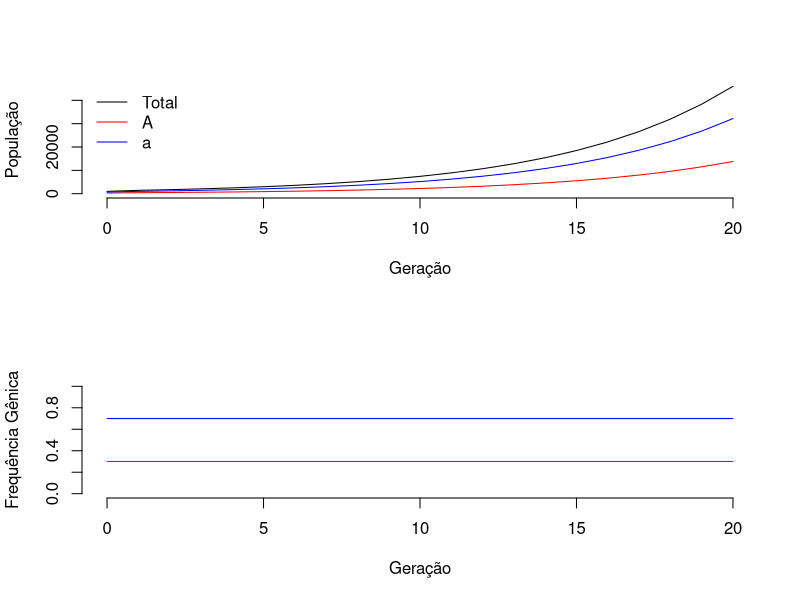
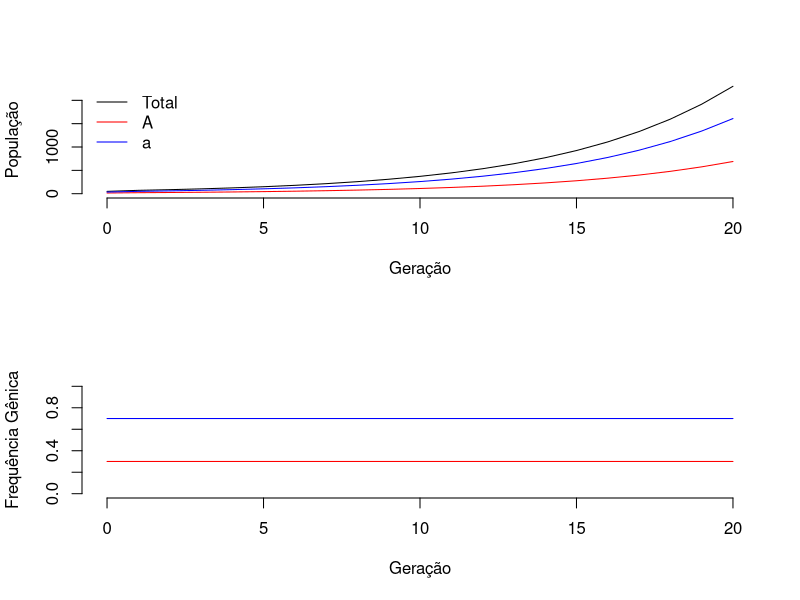
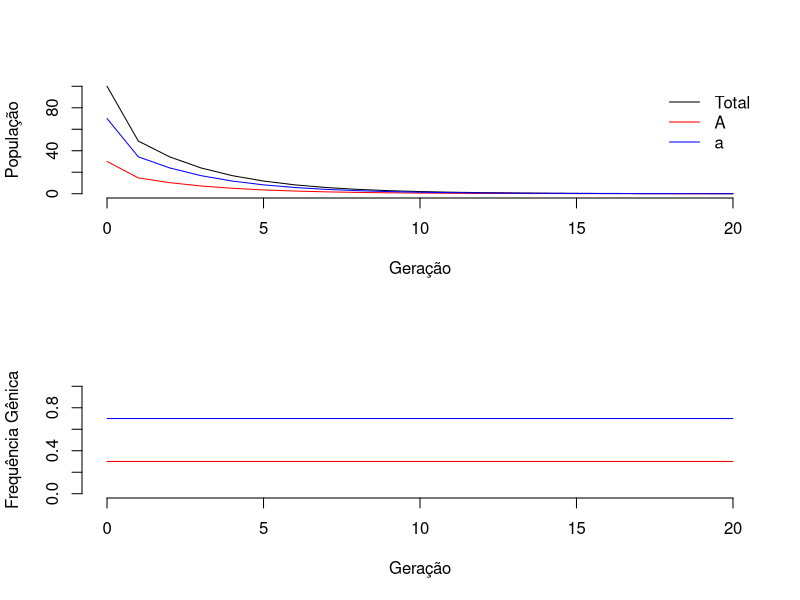
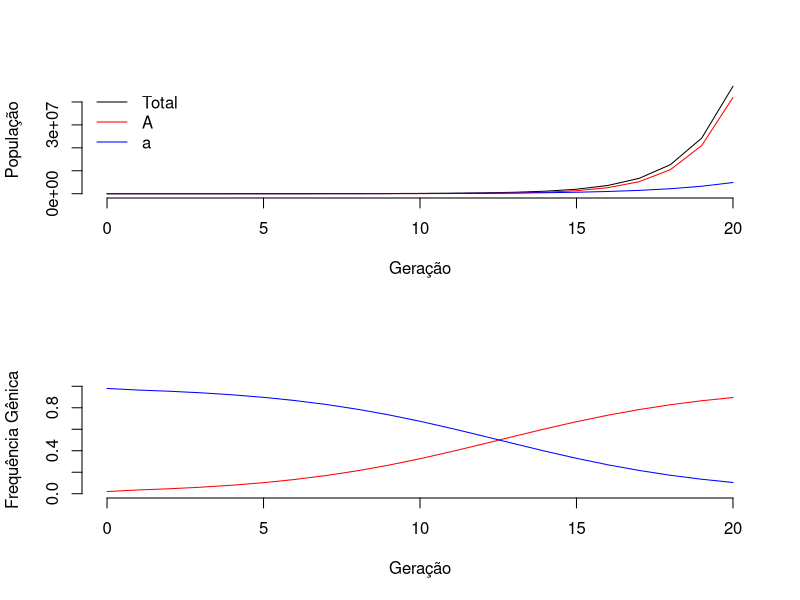
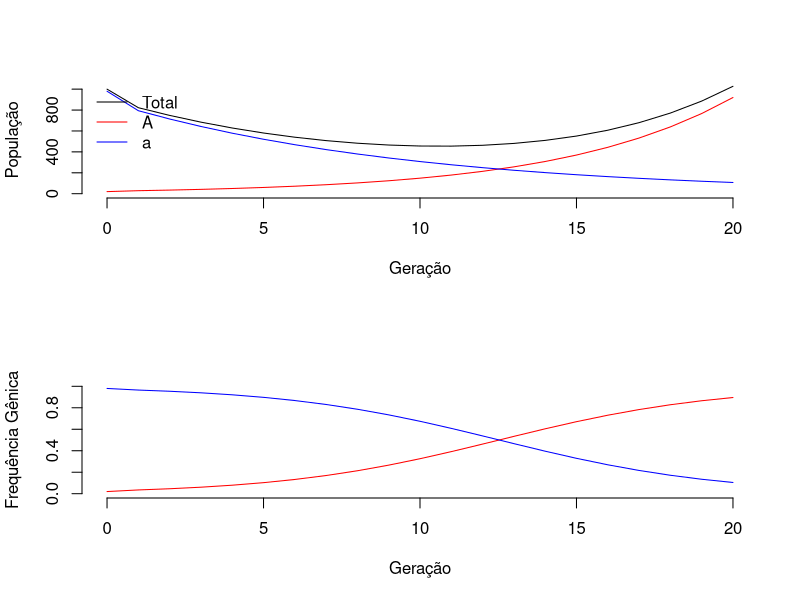
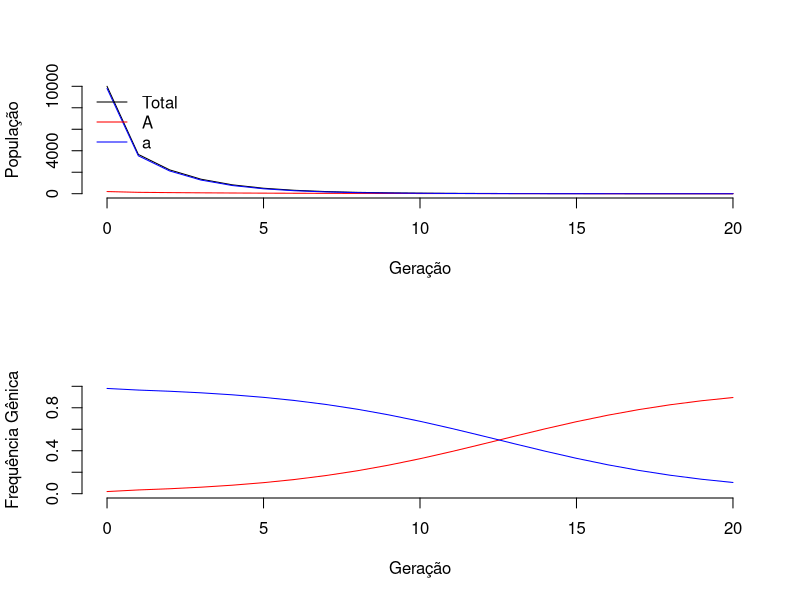

Generate these figures, in order, with R:
# **************************************************
# Condições iniciais
# **************************************************

N0      <- 1000 # População inicial
rate_A  <- 1.2  # Taxa de crescimento do alelo "A"
rate_a  <- 1.2  # Taxa de crescimento do alelo "a"
fA      <- 0.3  # Frequência do alelo "A"
max_gen <- 20   # Número de gerações a simular

# **************************************************
# Calculando variáveis derivadas
# **************************************************

fa   <- 1.0 - fA  # Frequência do alelo "a"
NA_0 <- N0 * fA   # População inicial do alelo "A"
Na_0 <- N0 * fa   # Polulação inicial do alelo "a"

# **************************************************
# Simulação
# **************************************************

evosimu<-function(N0,rate_A,rate_a,fA,max_gen) {
    fa <-1.0-fA
    NA_0<- N0 * fA
    Na_0<- N0 * fa

    resultado<-matrix(NA,ncol=5,nrow=max_gen+1)
    colnames(resultado)<-c("Nt","NA_t","Na_t","fA_t","fa_t")
    resultado[1,]<-c(N0,NA_0,Na_0,fA,fa)

    for(t in 2:(max_gen+1)) {
        resultado[t,"NA_t"] = NA_0 * (rate_A ^ t)
        resultado[t,"Na_t"] = Na_0 * (rate_a ^ t)
        resultado[t,"Nt"] =  resultado[t,"NA_t"] + resultado[t,"Na_t"]
        resultado[t,"fA_t"] =  resultado[t,"NA_t"] / resultado[t,"Nt"]
        resultado[t,"fa_t"] = resultado[t,"Na_t"] / resultado[t,"Nt"]
    }
    return(resultado)
}

evosimu(N0=N0,rate_A=rate_A,rate_a=rate_a,fA=fA,max_gen=10)

saida<-evosimu(N0=N0,rate_A=rate_A,rate_a=rate_a,fA=fA,max_gen=max_gen)

layout(matrix(c(1,2),nrow=2,ncol=1))
plot(0:max_gen,saida[,"Nt"],frame=F,xlab="Geração",ylab="População",type="l",ylim=c(0,max(saida[,"Nt"])))
points(0:max_gen,saida[,"NA_t"],type="l",col="red")
points(0:max_gen,saida[,"Na_t"],type="l",col="blue")
legend("topleft",col=c("black","red","blue"),lty=1,legend=c("Total","A","a"),bty="n")
plot(0:max_gen,saida[,"fA_t"],frame=F,xlab="Geração",ylab="Frequência Gênica",type="l",ylim=c(0,1),col="red")
points(0:max_gen,saida[,"fa_t"],type="l",col="blue")

#N0 = 50     rate_A = 1.2  rate_a = 1.2  fA = 0.3
saida<-evosimu(N0=50,rate_A=1.2,rate_a=1.2,fA=0.3,max_gen=20)

layout(matrix(c(1,2),nrow=2,ncol=1))
plot(0:max_gen,saida[,"Nt"],frame=F,xlab="Geração",ylab="População",type="l",ylim=c(0,max(saida[,"Nt"])))
points(0:max_gen,saida[,"NA_t"],type="l",col="red")
points(0:max_gen,saida[,"Na_t"],type="l",col="blue")
legend("topleft",col=c("black","red","blue"),lty=1,legend=c("Total","A","a"),bty="n")
plot(0:max_gen,saida[,"fA_t"],frame=F,xlab="Geração",ylab="Frequência Gênica",type="l",ylim=c(0,1),col="red")
points(0:max_gen,saida[,"fa_t"],type="l",col="blue")

#N0 = 1000   rate_A = 0.7  rate_a = 0.7  fA = 0.3
saida<-evosimu(N0=100,rate_A=0.7,rate_a=0.7,fA=0.3,max_gen=max_gen)

layout(matrix(c(1,2),nrow=2,ncol=1))
plot(0:max_gen,saida[,"Nt"],frame=F,xlab="Geração",ylab="População",type="l",ylim=c(0,max(saida[,"Nt"])))
points(0:max_gen,saida[,"NA_t"],type="l",col="red")
points(0:max_gen,saida[,"Na_t"],type="l",col="blue")
legend("topright",col=c("black","red","blue"),lty=1,legend=c("Total","A","a"),bty="n")
plot(0:max_gen,saida[,"fA_t"],frame=F,xlab="Geração",ylab="Frequência Gênica",type="l",ylim=c(0,1),col="red")
points(0:max_gen,saida[,"fa_t"],type="l",col="blue")

#N0 = 1000   rate_A = 2.0  rate_a = 1.5  fA = 0.02
saida<-evosimu(N0=1000,rate_A=2.0,rate_a=1.5,fA=0.02,max_gen=max_gen)

layout(matrix(c(1,2),nrow=2,ncol=1))
plot(0:max_gen,saida[,"Nt"],frame=F,xlab="Geração",ylab="População",type="l",ylim=c(0,max(saida[,"Nt"])))
points(0:max_gen,saida[,"NA_t"],type="l",col="red")
points(0:max_gen,saida[,"Na_t"],type="l",col="blue")
legend("topleft",col=c("black","red","blue"),lty=1,legend=c("Total","A","a"),bty="n")
plot(0:max_gen,saida[,"fA_t"],frame=F,xlab="Geração",ylab="Frequência Gênica",type="l",ylim=c(0,1),col="red")
points(0:max_gen,saida[,"fa_t"],type="l",col="blue")

#N0 = 1000   rate_A = 1.2  rate_a = 0.9  fA = 0.02
saida<-evosimu(N0=1000,rate_A=1.2,rate_a=0.9,fA=0.02,max_gen=max_gen)

layout(matrix(c(1,2),nrow=2,ncol=1))
plot(0:max_gen,saida[,"Nt"],frame=F,xlab="Geração",ylab="População",type="l",ylim=c(0,max(saida[,"Nt"])))
points(0:max_gen,saida[,"NA_t"],type="l",col="red")
points(0:max_gen,saida[,"Na_t"],type="l",col="blue")
legend("topleft",col=c("black","red","blue"),lty=1,legend=c("Total","A","a"),bty="n")
plot(0:max_gen,saida[,"fA_t"],frame=F,xlab="Geração",ylab="Frequência Gênica",type="l",ylim=c(0,1),col="red")
points(0:max_gen,saida[,"fa_t"],type="l",col="blue")

#N0 = 10000  rate_A = 0.8  rate_a = 0.6  fA = 0.02
saida<-evosimu(N0=10000,rate_A=0.8,rate_a=0.6,fA=0.02,max_gen=max_gen)

layout(matrix(c(1,2),nrow=2,ncol=1))
plot(0:max_gen,saida[,"Nt"],frame=F,xlab="Geração",ylab="População",type="l",ylim=c(0,max(saida[,"Nt"])))
points(0:max_gen,saida[,"NA_t"],type="l",col="red")
points(0:max_gen,saida[,"Na_t"],type="l",col="blue")
legend("topleft",col=c("black","red","blue"),lty=1,legend=c("Total","A","a"),bty="n")
plot(0:max_gen,saida[,"fA_t"],frame=F,xlab="Geração",ylab="Frequência Gênica",type="l",ylim=c(0,1),col="red")
points(0:max_gen,saida[,"fa_t"],type="l",col="blue")
